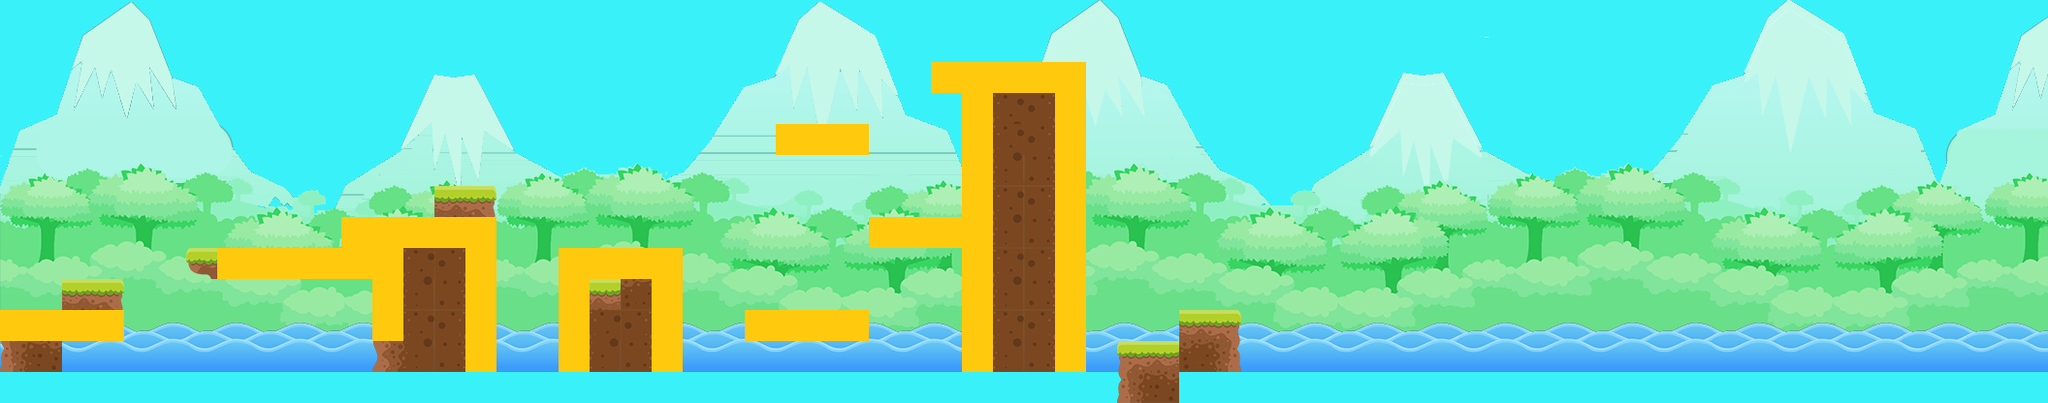

A 2D game scene composited from a Tiled map and its tileset images. What follows is a short description and the map's XML, with each tile layer's data collapsed to a summary:
An orthogonal 66x13 tile map with 32x32 px tiles, 3 tile layers (Ground 2, Ground 3, Walkability), 2 hidden layers not drawn, 12 tilesets, 4 image layers and 18 objects (7x floor, 3x jumpable, 3x enemy, 3x collectible, player_start_pos, ...).

<map version="1.0" orientation="orthogonal" renderorder="right-down" width="66" height="13" tilewidth="32" tileheight="32" nextobjectid="63">
 <tileset firstgid="1" name="tileset" tilewidth="32" tileheight="32" tilecount="9" columns="2">
  <image source="Sprites/png/Tiles/1.png" width="64" height="64" />
  <terraintypes>
   <terrain name="ground" tile="-1" />
   <terrain name="grass" tile="-1" />
  </terraintypes>
 </tileset>
 <tileset firstgid="128" name="non-walkable-tile" tilewidth="32" tileheight="32" tilecount="1" columns="1">
  <image source="non_walkable_tile.png" width="32" height="32" />
 </tileset>
 <tileset firstgid="129" name="1" tilewidth="32" tileheight="32" tilecount="4" columns="2">
  <image source="Sprites/png/Tiles/1.png" width="64" height="64" />
 </tileset>
 <tileset firstgid="133" name="2" tilewidth="64" tileheight="64" tilecount="1" columns="1">
  <image source="Sprites/png/Tiles/2.png" width="64" height="64" />
 </tileset>
 <tileset firstgid="134" name="3" tilewidth="64" tileheight="64" tilecount="1" columns="1">
  <image source="Sprites/png/Tiles/3.png" width="64" height="64" />
 </tileset>
 <tileset firstgid="135" name="4" tilewidth="64" tileheight="64" tilecount="1" columns="1">
  <image source="Sprites/png/Tiles/4.png" width="64" height="64" />
 </tileset>
 <tileset firstgid="136" name="5" tilewidth="64" tileheight="64" tilecount="1" columns="1">
  <image source="Sprites/png/Tiles/5.png" width="64" height="64" />
 </tileset>
 <tileset firstgid="137" name="6" tilewidth="64" tileheight="64" tilecount="1" columns="1">
  <image source="Sprites/png/Tiles/6.png" width="64" height="64" />
 </tileset>
 <tileset firstgid="138" name="13" tilewidth="32" tileheight="32" tilecount="2" columns="2">
  <image source="Sprites/png/Tiles/13.png" width="64" height="47" />
 </tileset>
 <tileset firstgid="140" name="14" tilewidth="32" tileheight="32" tilecount="2" columns="2">
  <image source="Sprites/png/Tiles/14.png" width="64" height="47" />
 </tileset>
 <tileset firstgid="142" name="15" tilewidth="32" tileheight="32" tilecount="2" columns="2">
  <image source="Sprites/png/Tiles/15.png" width="64" height="47" />
 </tileset>
 <tileset firstgid="144" name="Sign_2" tilewidth="32" tileheight="64" tilecount="1" columns="1">
  <image source="Sprites/png/Object/Sign_2.png" width="62" height="64" />
 </tileset>
 <imagelayer name="Sky">
  <image source="sky.png" width="6115" height="750" />
 </imagelayer>
 <imagelayer name="Mountains">
  <image source="Mountains.png" width="4301" height="327" />
 </imagelayer>
 <imagelayer name="Background">
  <image source="BG.png" width="3076" height="384" />
 </imagelayer>
 <imagelayer name="Water">
  <image source="water.png" width="8599" height="384" />
  <properties>
   <property name="constant_movement" type="bool" value="true" />
   <property name="speed" type="float" value="28" />
  </properties>
 </imagelayer>
 <layer name="Ground 2" width="66" height="13">
  <data>[858 cells, 58 non-empty, 13 distinct tile ids]</data>
 </layer>
 <layer name="Ground 3" width="66" height="13">
  <data>[858 cells, 1 non-empty, 1 distinct tile ids]</data>
 </layer>
 <layer name="Copiar desde Bushes and trees" width="66" height="13" visible="0">
  <data>[858 cells, 6 non-empty, 4 distinct tile ids]</data>
 </layer>
 <layer name="Ground 1" width="66" height="13" visible="0">
  <data>[858 cells, 1 non-empty, 1 distinct tile ids]</data>
 </layer>
 <objectgroup color="#ff0000" name="Collision" offsetx="0" offsety="-0.5">
  <object id="15" type="floor" x="3" y="324.06" width="114" height="5.27273" />
  <object id="16" type="floor" x="196" y="262.084" width="182" height="26.9166" />
  <object id="17" type="floor" x="391" y="224.515" width="122" height="156.485" />
  <object id="19" type="floor" x="582.333" y="288.083" width="115.951" height="92.9167" />
  <object id="20" type="jumpable" x="763" y="320.667" width="131" height="31.3333" />
  <object id="22" type="jumpable" x="903.417" y="230" width="82.5833" height="22.3333" />
  <object id="25" type="floor" x="993" y="85" width="121.333" height="295" />
  <object id="26" type="jumpable" x="798.67" y="128.667" width="97.3333" height="24.3333" />
  <object id="29" type="floor" x="963.67" y="68.3333" width="151.667" height="22.667" />
  <object id="62" type="floor" x="1157.33" y="356.5" width="121.333" height="24" />
 </objectgroup>
 <objectgroup color="#0000ff" name="Logic">
  <properties>
   <property name="map_length" type="int" value="2112" />
  </properties>
  <object id="40" name="player_start_pos" x="26" y="249" width="21" height="33" />
  <object id="49" name="end" x="1280.25" y="253" width="13.25" height="121.5" />
  <object id="53" name="walking" type="enemy" x="406.5" y="136.833" width="64" height="42.3333" />
  <object id="55" name="flying" type="enemy" x="389.6" y="83.2" width="36.8" height="29.6" />
  <object id="58" name="collectible" type="collectible" x="97" y="272">
   <properties>
    <property name="id" type="int" value="1" />
   </properties>
  </object>
  <object id="59" name="collectible" type="collectible" x="169.5" y="180.5">
   <properties>
    <property name="id" type="int" value="2" />
   </properties>
  </object>
  <object id="60" name="collectible" type="collectible" x="498.5" y="175.5">
   <properties>
    <property name="id" type="int" value="3" />
   </properties>
  </object>
  <object id="61" name="flying" type="enemy" x="848.6" y="48.2" width="36.8" height="29.6" />
 </objectgroup>
 <layer name="Walkability" width="66" height="13">
  <data>[858 cells, 64 non-empty, 1 distinct tile ids]</data>
 </layer>
</map>
